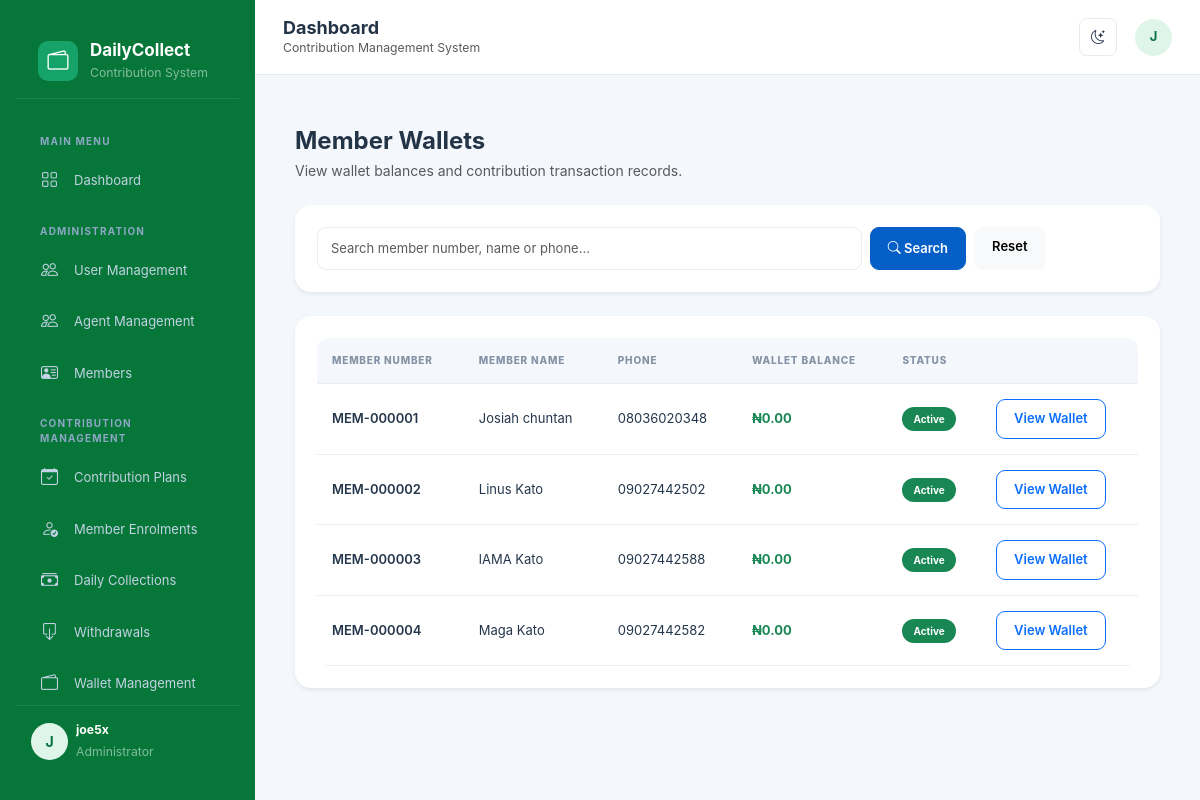
The page /wallets/ (signed in) on the database as committed earlier.
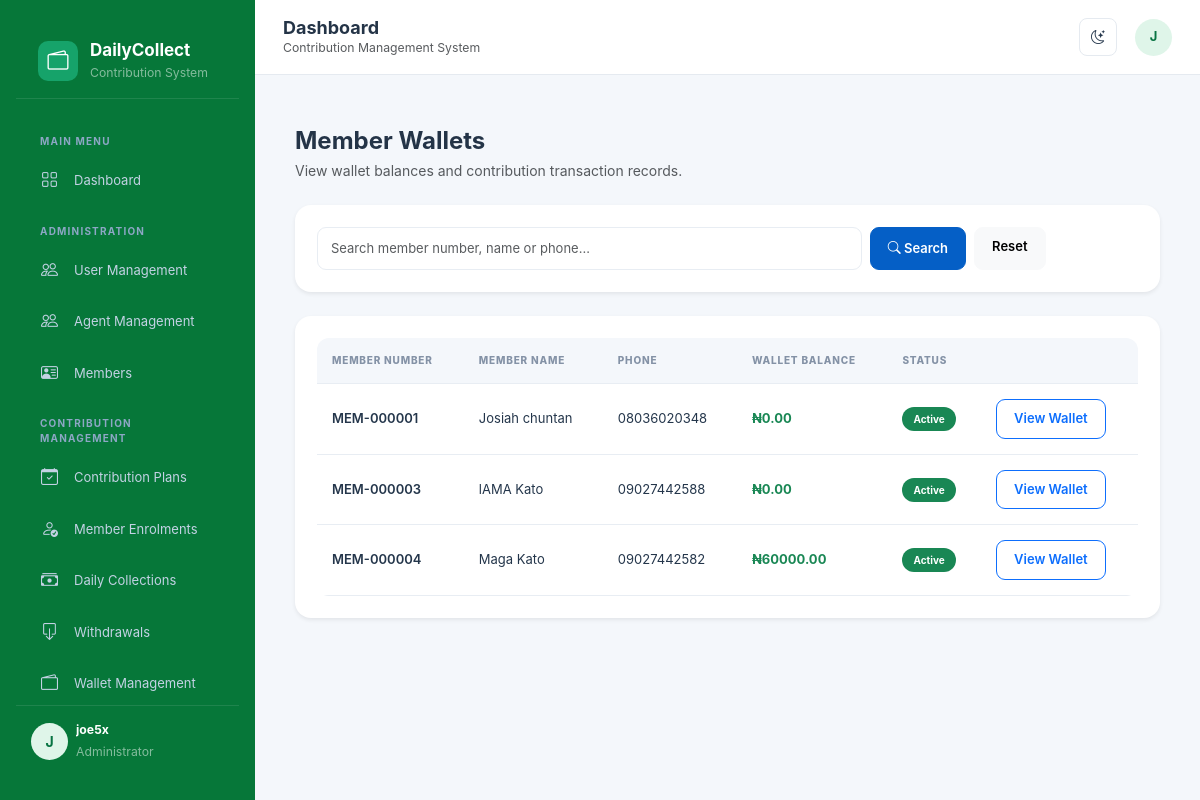
The same page on the database as committed later.
### wallets/models.py (models this page shows, shortened)
class Wallet(models.Model):
    member = models.OneToOneField(
        Member,
        on_delete=models.PROTECT,
        related_name='wallet',
    )
    balance = models.DecimalField(
        max_digits=14,
        decimal_places=2,
        default=0,
    )
    is_active = models.BooleanField(default=True)
    created_at = models.DateTimeField(auto_now_add=True)
    updated_at = models.DateTimeField(auto_now=True)
    class Meta:
        ordering = ['-created_at']

### members/models.py (models this page shows, shortened)
class Member(models.Model):
    class Gender(models.TextChoices):
        MALE = 'MALE', 'Male'
        FEMALE = 'FEMALE', 'Female'
    class Status(models.TextChoices):
        PENDING = 'PENDING', 'Pending Approval'
        ACTIVE = 'ACTIVE', 'Active'
        SUSPENDED = 'SUSPENDED', 'Suspended'
        INACTIVE = 'INACTIVE', 'Inactive'
    member_no = models.CharField(
        max_length=20,
        unique=True,
        blank=True
    )
    first_name = models.CharField(max_length=100)
    last_name = models.CharField(max_length=100)
    other_names = models.CharField(max_length=100, blank=True)
    gender = models.CharField(
        max_length=10,
        choices=Gender.choices,
        blank=True
    )
    date_of_birth = models.DateField(null=True, blank=True)
    phone = models.CharField(max_length=20)
    email = models.EmailField(blank=True)
    address = models.TextField(blank=True)
    photo = models.ImageField(
        upload_to='members/',
        blank=True,
        null=True
    )
    next_of_kin = models.CharField(max_length=150, blank=True)
    next_of_kin_phone = models.CharField(max_length=20, blank=True)
    user = models.OneToOneField(
        settings.AUTH_USER_MODEL,
        on_delete=models.SET_NULL,
        null=True,
        blank=True,
        related_name='member_profile'
    )
    status = models.CharField(
        max_length=15,
        choices=Status.choices,
        default=Status.PENDING
    )
    joined_at = models.DateField(auto_now_add=True)
    created_by = models.ForeignKey(
        settings.AUTH_USER_MODEL,
        on_delete=models.SET_NULL,
        null=True,
        blank=True,
        related_name='registered_members'
    )
    created_at = models.DateTimeField(auto_now_add=True)
    updated_at = models.DateTimeField(auto_now=True)
    @property
    def full_name(self):
        return ' '.join(
            part for part in [
                self.first_name,
                self.other_names,
                self.last_name
            ] if part
        )
    class Meta:
        ordering = ['-created_at']
        verbose_name = 'Member'
        verbose_name_plural = 'Members'

### wallets/views.py (the view, shortened to what this page needs)
# urls.py: path('', views.wallet_list, name='wallet_list'),
@login_required
@role_required(
    User.Role.ADMIN,
    User.Role.MANAGER,
    User.Role.ACCOUNTANT,
    User.Role.MEMBER,
)
def wallet_list(request):
    wallets = Wallet.objects.select_related('member').all()
    if request.user.role == User.Role.MEMBER:
        wallets = wallets.filter(member__user=request.user)
    search = request.GET.get('q', '').strip()
    paginator = Paginator(wallets, 15)
    page_obj = paginator.get_page(request.GET.get('page'))
    context = {
        'wallets': page_obj.object_list,
        'page_obj': page_obj,
        'search': search,
    }
    return render(request, 'wallets/wallet_list.html', context)

### templates/wallets/wallet_list.html (shortened to what this page needs)
{% extends 'base.html' %}
{% block content %}
<div class="container-fluid py-4">
    <div class="mb-4">
        <h4 class="fw-bold mb-1">
            {% if request.user.role == 'MEMBER' %}
                My Wallet
            {% else %}
                Member Wallets
            {% endif %}
        </h4>
        <p class="text-muted mb-0">
            View wallet balances and contribution transaction records.
        </p>
    </div>
    {% if request.user.role != 'MEMBER' %}
    <div class="card border-0 shadow-sm mb-4">
        <div class="card-body">
            <form method="GET" class="row g-2">
                <div class="col-md-8">
                    <input type="text"
                           name="q"
                           value="{{ search }}"
                           class="form-control"
                           placeholder="Search member number, name or phone...">
                </div>
                <div class="col-md-4 d-flex gap-2">
                    <button class="btn btn-primary" type="submit">
                        <i class="bi bi-search"></i> Search
                    </button>
                    <a href="{% url 'wallets:wallet_list' %}"
                       class="btn btn-light">
                        Reset
                    </a>
                </div>
            </form>
        </div>
    </div>
    {% endif %}
    <div class="card border-0 shadow-sm">
        <div class="card-body">
            <div class="table-responsive">
                <table class="table table-hover align-middle">
                    <thead class="table-light">
                        <tr>
                            <th>Member Number</th>
                            <th>Member Name</th>
                            <th>Phone</th>
                            <th>Wallet Balance</th>
                            <th>Status</th>
                            <th></th>
                        </tr>
                    </thead>
                    <tbody>
                        {% for wallet in wallets %}
                        <tr>
                            <td class="fw-semibold">
                                {{ wallet.member.member_no }}
                            </td>
                            <td>{{ wallet.member.full_name }}</td>
                            <td>{{ wallet.member.phone }}</td>
                            <td class="fw-bold text-success">
                                ₦{{ wallet.balance|floatformat:2 }}
                            </td>
                            <td>
                                {% if wallet.is_active %}
                                    <span class="badge bg-success">Active</span>
                                {% else %}
                                    <span class="badge bg-secondary">Inactive</span>
                                {% endif %}
                            </td>
                            <td>
                                <a href="{% url 'wallets:wallet_detail' wallet.pk %}"
                                   class="btn btn-sm btn-outline-primary">
                                    View Wallet
                                </a>
                            </td>
                        </tr>
                        {% endfor %}
                    </tbody>
                </table>
            </div>
        </div>
    </div>
</div>
{% endblock %}

Rows that differ between the two databases and show on the page:
removed Wallet: member.member_no "MEM-000002", member.full_name "Linus Kato", member.phone "09027442502", balance "0.00", is_active "Active"
changed Wallet "MEM-000004": balance "0.00" → "60000.00"
